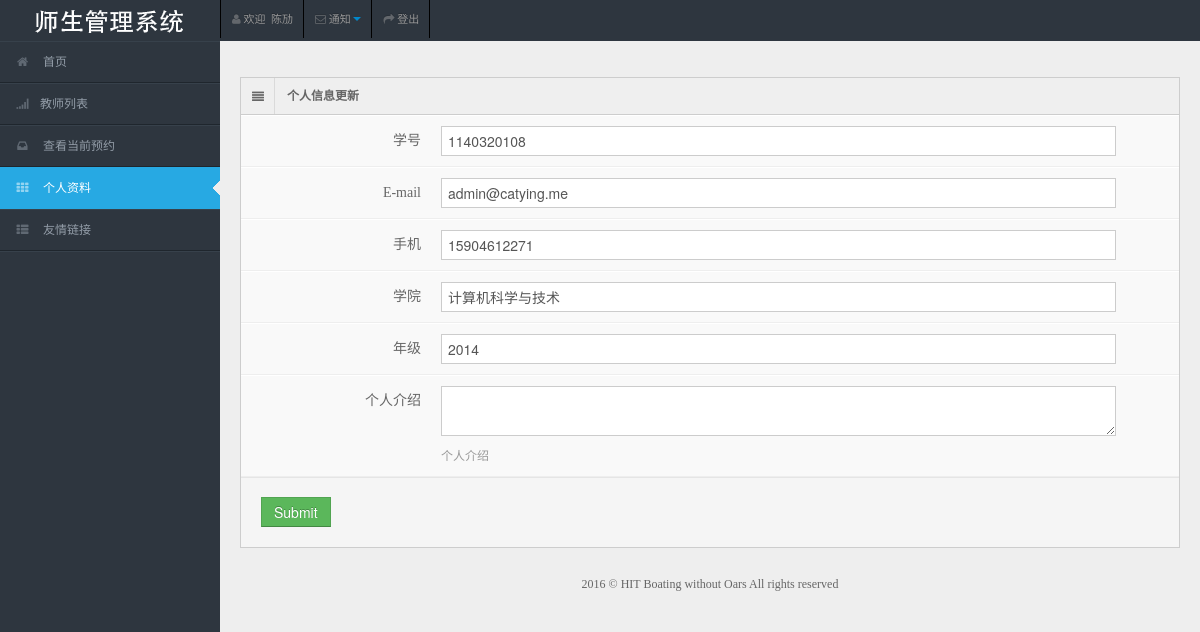
/auth/student/update/ (signed in), run on the app's committed database.
### authentication/models.py (models this page shows, shortened)
class MyUser(models.Model):
    user = models.OneToOneField(User)
    name = models.CharField(max_length=64)
    identity = models.IntegerField(default=1)

class StudentInfo(models.Model):
    student_id = models.CharField(max_length=16, blank=True)
    e_mail = models.EmailField(blank=True)
    cellphone = models.CharField(max_length=64, blank=True)
    cell_private = models.BooleanField(default=False, blank=True)
    college = models.CharField(max_length=64, blank=True)
    grade = models.IntegerField(blank=True, null=True)
    description = models.TextField(blank=True)
    myuser = models.OneToOneField(MyUser)

### authentication/views.py (the view)
class StudentInfoUpdateView(UserPassesTestMixin, FrontMixin, UpdateView):
    login_url = reverse_lazy('login')
    model = StudentInfo
    context_object_name = 'info'
    fields = ['student_id', 'e_mail', 'cellphone', 'college', 'grade', 'description']
    template_name = 'authentication/update.html'
    success_url = reverse_lazy('detail')
    redirect_field_name = 'denied'
    def test_func(self):
        return self.request.user.myuser.identity == 1
    def get_object(self, queryset=None):
        return self.request.user.myuser.studentinfo
    def get_context_data(self, **kwargs):
        context = super(StudentInfoUpdateView, self).get_context_data(**kwargs)
        context['active'] = 'detail'
        return context

### authentication/mixin.py (called while the page is built)
    def get_context_data(self, **kwargs):
        context = super(AuthMixin, self).get_context_data(**kwargs)
        if self.request.user.is_authenticated():
            myuser = self.request.user.myuser
            context['myuser'] = myuser
        return context

### link/mixin.py (called while the page is built)
    def get_context_data(self, **kwargs):
        context = super(LinkMixin, self).get_context_data(**kwargs)
        context['link_list'] = Link.objects.all()
        return context

### notification/mixin.py (called while the page is built)
    def get_context_data(self, **kwargs):
        context = super(NotificationMixin, self).get_context_data(**kwargs)
        context['noti_num'] = self.request.user.myuser.studentnotificationsonteacher.unread_count + self.request.user.myuser.studentnotificationonappointment.unread_count
        context['tea_num'] = self.request.user.myuser.studentnotificationsonteacher.unread_count
        context['app_num'] = self.request.user.myuser.studentnotificationonappointment.unread_count
        return context

### website/mixin.py (called while the page is built)
    def get_context_data(self, **kwargs):
        return super(FrontMixin, self).get_context_data(**kwargs)

### templates/authentication/update.html (shortened to what this page needs)
{% extends 'website/base.html' %}
{% load staticfiles %}
{% block content %}
    <div class="container-fluid">
        <div class="row-fluid">
            <div class="span12">
                <div class="widget-box">
                    <div class="widget-title"><span class="icon"> <i class="icon-align-justify"></i> </span>
                        <h5>个人信息更新</h5>
                    </div>
                    <div class="widget-content nopadding">
                        {% if myuser.identity == 1 %}
                            <form method="POST" class="form-horizontal">
                                <div class="control-group">
                                    <label class="control-label">学号</label>
                                    <div class="controls">
                                        <input type="text" class="span11" value="{{ info.student_id }}"
                                               name="student_id"/>
                                    </div>
                                </div>
                                <div class="control-group">
                                    <label class="control-label">E-mail</label>
                                    <div class="controls">
                                        <input type="email" class="span11" value="{{ info.e_mail }}" name="e_mail"/>
                                    </div>
                                </div>
                                <div class="control-group">
                                    <label class="control-label">手机</label>
                                    <div class="controls">
                                        <input type="text" class="span11" value="{{ info.cellphone }}"
                                               name="cellphone"/>
                                    </div>
                                </div>
                                <div class="control-group">
                                    <label class="control-label">学院</label>
                                    <div class="controls">
                                        <input type="text" class="span11" value="{{ info.college }}" name="college"/>
                                    </div>
                                </div>
                                <div class="control-group">
                                    <label class="control-label">年级</label>
                                    <div class="controls">
                                        <input type="number" class="span11" value="{{ info.grade }}" name="grade"/>
                                    </div>
                                </div>
                                <div class="control-group">
                                    <label class="control-label">个人介绍</label>
                                    <div class="controls">
                                        <textarea class="span11" name="description"></textarea>
                                        <span class="help-block">个人介绍</span>
                                    </div>
                                </div>
                                <div class="form-actions">
                                    <input type="submit" class="btn btn-success">
                                </div>
                            </form>
                        {% endif %}
                    </div>
                </div>
            </div>
        </div>
    </div>
{% endblock %}

### templates/website/base.html (shortened to what this page needs)
{% load staticfiles %}
<!DOCTYPE html>
<html lang="zh-CN">
<head>
    <link rel="stylesheet" href="{% static 'css/bootstrap.min.css' %}"/>
    <link rel="stylesheet" href="{% static 'css/bootstrap-responsive.min.css' %}"/>
    <link rel="stylesheet" href="{% static 'css/fullcalendar.css' %}"/>
    <link rel="stylesheet" href="{% static 'css/matrix-style.css' %}"/>
    <link rel="stylesheet" href="{% static 'css/matrix-media.css' %}"/>
    <link href="{% static 'font-awesome/css/font-awesome.css' %}" rel="stylesheet"/>
    <link rel="stylesheet" href="{% static 'css/jquery.gritter.css' %}"/>
    <link href="{% static 'css/google.css' %}" rel='stylesheet' type='text/css'>
</head>
<body>
<div id="header">
    <h1><a href="#" style="background: url({% static 'img/logo.png' %}) no-repeat scroll 0 0 transparent;">教师管理系统</a>
    </h1>
</div>
<div id="user-nav" class="navbar navbar-inverse">
    <ul class="nav">
        <li class="" id="profile-messages"><a title="" href="{% url 'detail' %}"><i
                class="icon icon-user"></i> <span class="text">欢迎 &nbsp;{{ myuser.name }}</span></a>
        </li>
        <li class="" id="menu-messages"><a href="#" data-toggle="dropdown" data-target="#menu-messages"
                                           class="dropdown-toggle"><i class="icon icon-envelope"></i> <span
                class="text">通知</span>  <b class="caret"></b></a>
        </li>
        <li class=""><a href="{% url 'logout' %}"><i class="icon icon-share-alt"></i> <span
                class="text">登出</span></a>
        </li>
    </ul>
</div>
<div id="sidebar"><a href="#" class="visible-phone"> Dashboard</a>
    <ul>
        <li id="index"><a href="{% url 'index' %}"><i class="icon icon-home"></i> <span>首页</span></a></li>
        <li id="list"><a href="{% url 'list' %}"><i class="icon icon-signal"></i><span>教师列表</span></a></li>
        {% if myuser.identity == 1 %}
            <li id="appointment"><a href="{% url 'stu-list' %}"><i class="icon icon-inbox"></i> <span>查看当前预约</span></a>
            </li>
        {% endif %}
        <li id="detail"><a href="{% url 'detail' %}"><i class="icon icon-th"></i> <span>个人资料</span></a></li>
        <li class="submenu"><a href="#"><i class="icon icon-th-list"></i> <span>友情链接</span></a>
        </li>
    </ul>
</div>
<div id="content">
    {% block content %}
    {% endblock %}
    <div class="row-fluid">
        <div id="footer" class="span12"> 2016 &copy; HIT Boating without Oars All rights reserved</div>
    </div>
</div>
</body>
</html>

### website/static/css/matrix-style.css (style rules this page uses)
* { outline:none !important; -moz-outline: none !important; font-family: "Microsoft YaHei UI"; }
html, body { height:100% }
body { overflow-x: hidden; margin-top: -10px; font-family: 'Open Sans', sans-serif; font-size:12px; color:#666; }
a { color:#666; }
select, textarea, input[type="text"], input[type="password"], input[type="datetime"], input[type="datetime-local"], input[type="date"], input[type="month"], input[type="time"], input[type="week"], input[type="number"], input[type="email"], input[type="url"], input[type="search"], input[type="tel"], input[type="color"], .uneditable-input, .label, .dropdown-menu, .btn, .well, .progress, .table-bordered, .btn-group > .btn:first-child, .btn-group > .btn:last-child, .btn-group > .btn:last-child, .btn-group > .dropdown-toggle, .alert { border-radius:0px; }
.btn, textarea, input[type="text"], input[type="password"], input[type="datetime"], input[type="datetime-local"], input[type="date"], input[type="month"], input[type="time"], input[type="week"], input[type="number"], input[type="email"], input[type="url"], input[type="search"], input[type="tel"], input[type="color"], .uneditable-input { box-shadow:none; }
.progress, .progress-success .bar, .progress .bar-success, .progress-warning .bar, .progress .bar-warning, .progress-danger .bar, .progress .bar-danger, .progress-info .bar, .progress .bar-info, .btn, .btn-primary { background-image:none; }
.form-horizontal .form-actions { padding-left:20px; }
#footer { padding:10px; text-align:center; }
#header { position: relative; width: 100%; z-index: -9; }
#header h1 { height: 31px; left: 20px; line-height: 600px; overflow: hidden; position: relative; top: 10px; width: 191px; }
#header h1 a { display: block; }
#user-nav { position: absolute; left: 220px; top:0px; z-index: 20; margin: 0; }
#user-nav > ul { margin: 0; padding: 0; list-style: none; border-right: 1px solid #2e363f;border-left: 1px solid #000; }
#user-nav > ul > li { float: left; list-style-type: none; margin: 0; position: relative; padding: 0; border-left: 1px solid #2e363f; border-right: 1px solid #000; }
#user-nav > ul > li > a { padding:9px 10px; display: block; font-size: 11px; }
#user-nav > ul > li > a > i, #sidebar li a i { opacity: .5; margin-top: 2px; }
#sidebar { display: block; float: left; position: relative; width: 220px; z-index: 16; }
#sidebar > ul { list-style: none; margin: 0px 0 0; padding: 0; position: absolute; width: 220px; }
#sidebar > ul > li { display: block; position: relative; }
#sidebar > ul > li > a { padding: 10px 0 10px 15px; display: block; color: #939da8; }
#sidebar > ul > li > a > i { margin-right: 10px; }
#sidebar > ul > li.active > a { background: url("../img/menu-active.png") no-repeat scroll right center transparent !important; text-decoration:none; }
#content { background: none repeat scroll 0 0 #eeeeee; margin-left: 220px; margin-right: 0; padding-bottom: 25px; position: relative; min-height:100%; width: auto; }
.container-fluid .row-fluid:first-child { margin-top: 20px; }
.widget-box { background: none repeat scroll 0 0 #F9F9F9; border-left: 1px solid #CDCDCD; border-top: 1px solid #CDCDCD; border-right: 1px solid #CDCDCD; clear: both; margin-top: 16px; margin-bottom: 16px; position: relative; }
.widget-title, .modal-header, .table th, div.dataTables_wrapper .ui-widget-header { background:#efefef; border-bottom: 1px solid #CDCDCD; height: 36px; }
.widget-title span.icon { padding: 9px 10px 7px 11px; float: left; border-right:1px solid #dadada; }
.widget-title h5 { color: #666; float: left; font-size: 12px; font-weight: bold; padding: 12px; line-height: 12px; margin: 0; }
.widget-content { padding:15px; border-bottom: 1px solid #cdcdcd; }
.nopadding { padding: 0 !important; }
form { margin-bottom: 0; }
.form-horizontal .control-group { border-top: 1px solid #ffffff; border-bottom: 1px solid #eeeeee; margin-bottom: 0; }
.form-horizontal .control-label { padding-top: 15px; width: 180px; }
.form-horizontal .controls { margin-left: 200px; padding: 10px 0; }
.form-horizontal .form-actions { margin-top: 0; margin-bottom: 0; }
.help-block, .help-inline { color: #999999; }

### data on the page
MyUser: name "陈劢"
StudentInfo: student_id "1140320108", e_mail "admin@catying.me", cellphone "15904612271", college "计算机科学与技术", grade "2014"
